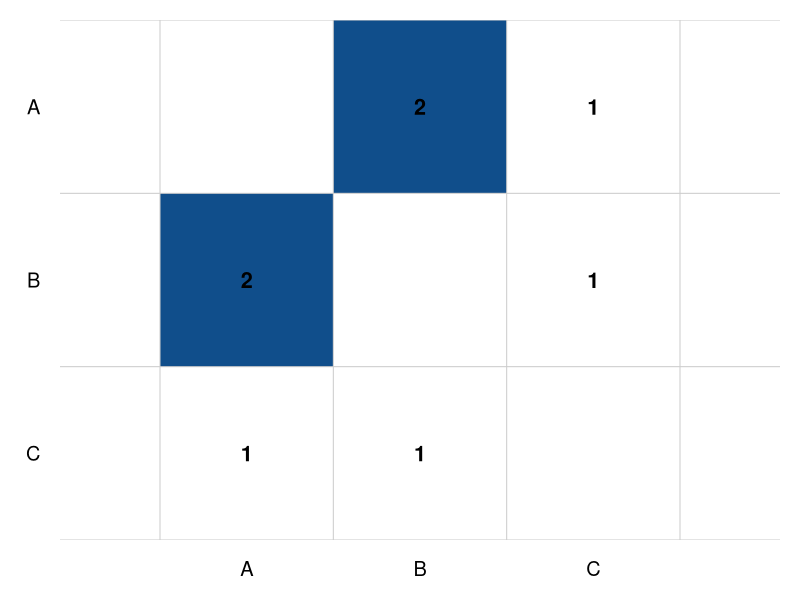
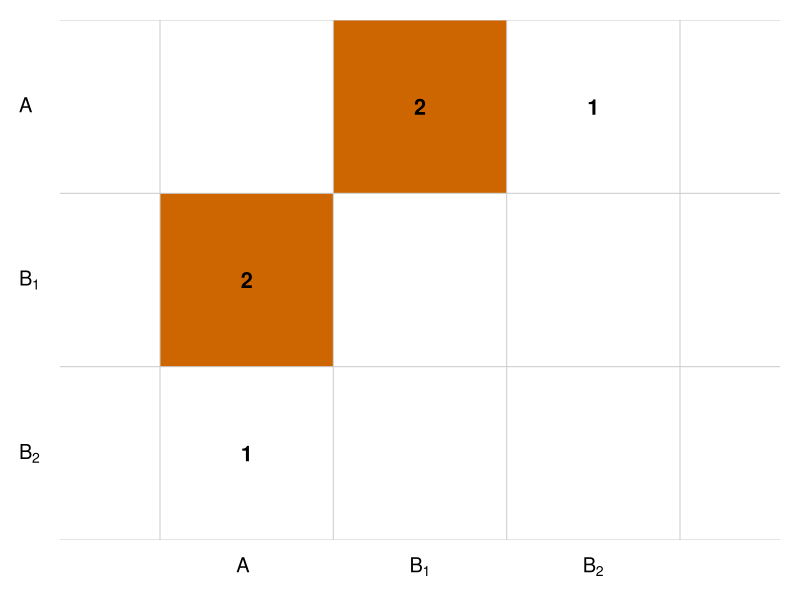

Generate these figures, in order, with R:
library(igraph)

# Graphs with edges (including B-C in unipartite)
edges1 <- c("A", "B", "A", "B", "A", "C", "B", "C")
g1 <- graph(edges1, directed = FALSE)

edges2 <- c("A", "B_1", "A", "B_1", "A", "B_2")
g2 <- graph(edges2, directed = FALSE)

adj1 <- as.matrix(as_adjacency_matrix(g1, sparse = FALSE))
adj2 <- as.matrix(as_adjacency_matrix(g2, sparse = FALSE))

adj1 <- adj1[c("A", "B", "C"), c("A", "B", "C")]
adj2 <- adj2[c("A", "B_1", "B_2"), c("A", "B_1", "B_2")]

# Custom colors: white (no edge) to blue (edge)
col_palette_blue <- colorRampPalette(c("white", "dodgerblue4"))(2)
col_palette_orange <- colorRampPalette(c("white", "darkorange3"))(2)


# Function to plot adjacency matrix nicely with optional expression labels

plot_adj_matrix <- function(adj, use_expression_labels = FALSE, palette = col_palette_blue) {
  n <- nrow(adj)

  image(
    1:n, 1:n, t(adj[n:1, ]),
    col = palette,
    axes = FALSE,
    xlab = "", ylab = "",
    xlim = c(0.5, n + 0.5),
    ylim = c(0.5, n + 0.5),
    asp = 1
  )

  abline(h = 0.5:(n + 0.5), v = 0.5:(n + 0.5), col = "grey80")

  if (use_expression_labels) {
    x_labels <- c(expression(A[phantom(1)]), expression(B[1]), expression(B[2]))
    y_labels <- rev(x_labels)
    axis(1, at = 1:n, labels = x_labels, tick = FALSE, cex.axis = 1.2)
    axis(2, at = 1:n, labels = y_labels, tick = FALSE, las = 2, cex.axis = 1.2)
  } else {
    axis(1, at = 1:n, labels = colnames(adj), tick = FALSE, cex.axis = 1.2)
    axis(2, at = 1:n, labels = rev(rownames(adj)), tick = FALSE, las = 2, cex.axis = 1.2)
  }

  for (i in 1:n) {
    for (j in 1:n) {
      val <- adj[i, j]
      if (val > 0) {
        text(j, n - i + 1, labels = val, col = "black", cex = 1.3, font = 2)
      }
    }
  }
}


# Unipartite: blue
pdf("examples/adj_matr_uni.pdf", width = 3.5, height = 3.5)
par(mar = c(3, 3, 1, 1))
plot_adj_matrix(adj1, use_expression_labels = FALSE, palette = col_palette_blue)
dev.off()

# Bipartite: orange
pdf("examples/adj_matr_bip.pdf", width = 3.5, height = 3.5)
par(mar = c(3, 3, 1, 1))
plot_adj_matrix(adj2, use_expression_labels = TRUE, palette = col_palette_orange)
dev.off()
